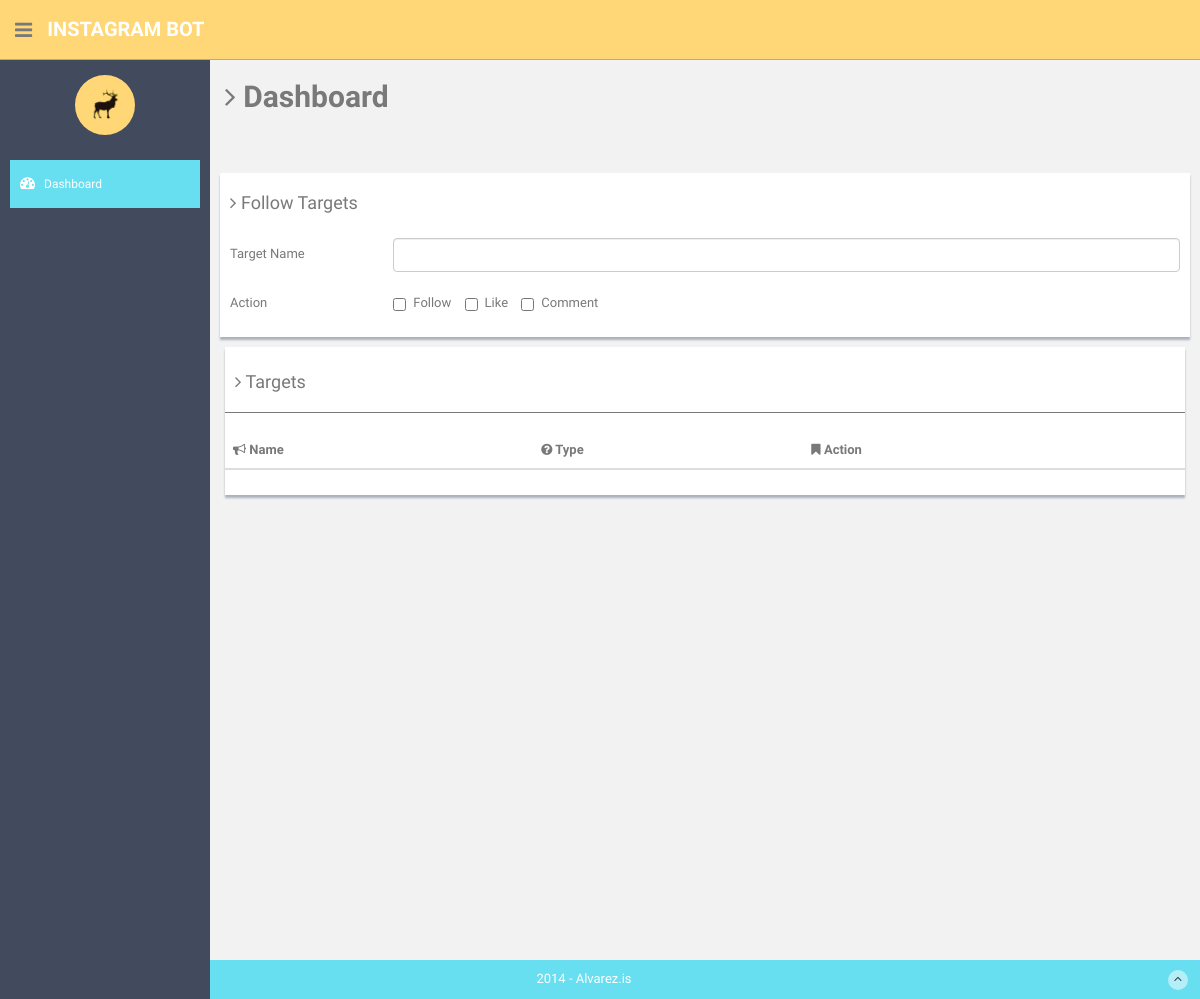
/api/dashboard (signed in), run on an earlier commit of the app's database.
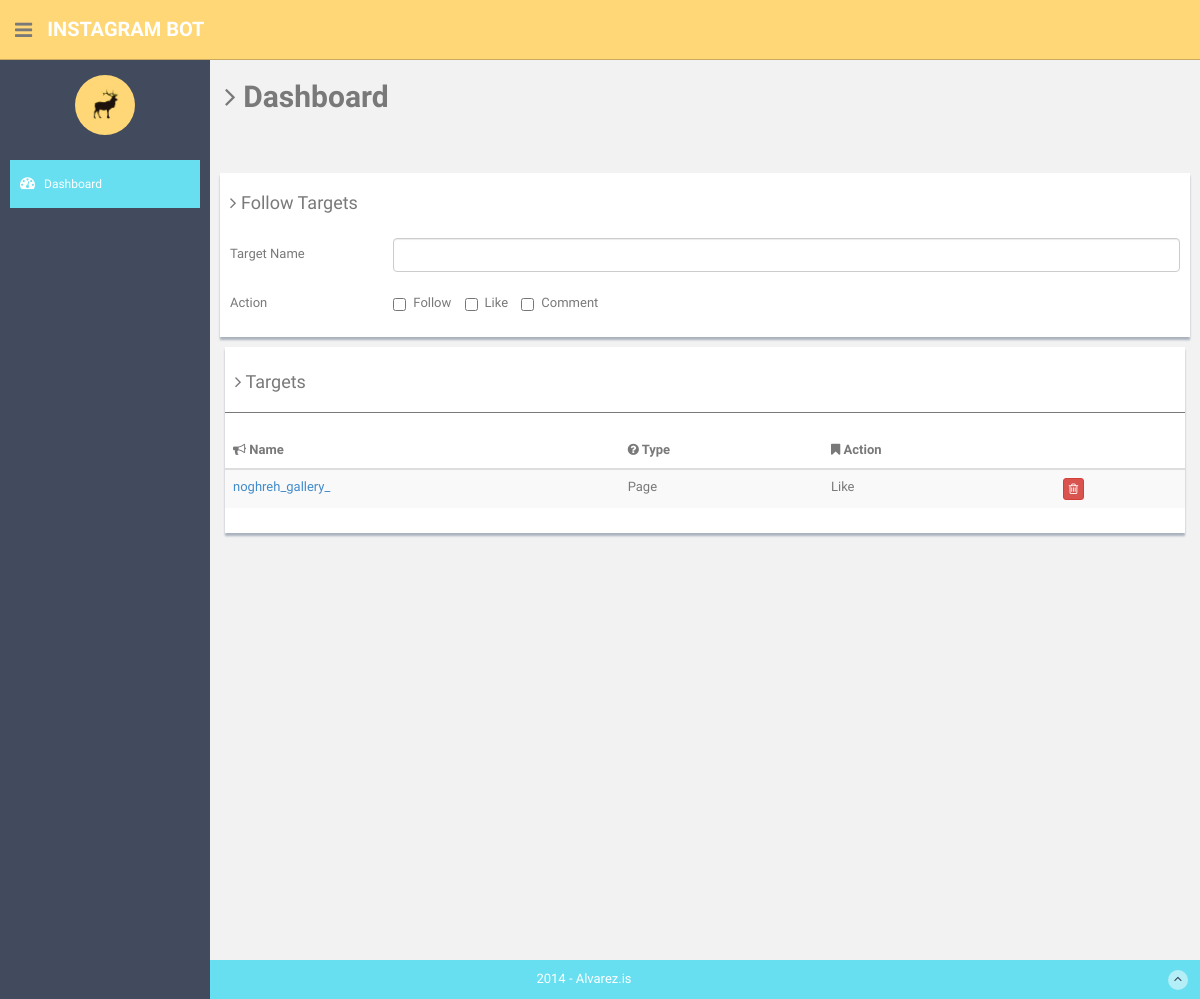
And on a later commit of the database.
### api/models.py (models this page shows)
class Target(models.Model):
    TYPES = (
        ('T', 'Tag'),
        ('P', 'Page'),
        ('L', 'Place'),
    )
    target = models.CharField(max_length=30)
    target_type = models.CharField(max_length=1, choices=TYPES)
    target_action = models.CharField(max_length=3)

### api/views.py (the view)
# urls.py: path('dashboard', views.dashboard, name='dashboard'),
@login_required
def dashboard(request):
    targets = Target.objects.all()
    for t in targets:
        actions = t.target_action
        t.target_action = ""
        if "l" in actions:
            t.target_action = t.target_action + " Like "
        if "c" in actions:
            t.target_action = t.target_action + " Comment "
        if "f" in actions:
            t.target_action = t.target_action + " Follow "
    return render(request, "./panel/index.html", {"targets":targets})

### templates/panel/index.html (shortened to what the changed rows need)
<!DOCTYPE html>
<html lang="en">
  <head>
    <link href="/templates/panel/assets/css/bootstrap.css" rel="stylesheet">
    <link href="/templates/panel/assets/font-awesome/css/font-awesome.css" rel="stylesheet" />
    <link href="/templates/panel/assets/css/style.css" rel="stylesheet">
    <link href="/templates/panel/assets/css/style-responsive.css" rel="stylesheet">
  </head>
  <body>
  <section id="container" >
      <section id="main-content">
          <section class="wrapper site-min-height">
          	<h2><i class="fa fa-angle-right"></i><b> Dashboard</b></h2>
                <div class="row mt">
                <div class="col-md-12">
                      <div class="content-panel">
                          <table class="table table-striped table-advance table-hover">
                              <thead>
                              <tr>
                                  <th><i class="fa fa-bullhorn"></i> Name</th>
                                  <th class="hidden-phone"><i class="fa fa-question-circle"></i> Type</th>
                                  <th><i class="fa fa-bookmark"></i> Action</th>
                                  <th></th>
                              </tr>
                              </thead>
                              <tbody>
                              {% for target in targets %}
                              <tr>
                                  <td><a>{{target.target}}</a></td>
                                  <td class="hidden-phone">{{target.get_target_type_display}}</td>
                                  <td>{{target.target_action}}</td>
                                  <td>
                                      <a href="/api/deletetarget/{{target.id}}"><button class="btn btn-danger btn-xs"><i class="fa fa-trash-o "></i></button></a>
                                  </td>
                              </tr>
                              {% endfor %}
                              </tbody>
                          </table>
                      </div>
                  </div>
          	</div>
		</section><! --/wrapper -->
      </section>
  </section>
  </body>
</html>

What changed in the data, as far as the page shows it:
added Target: target "noghreh_gallery_", target_type "Page", target_action "Like"
